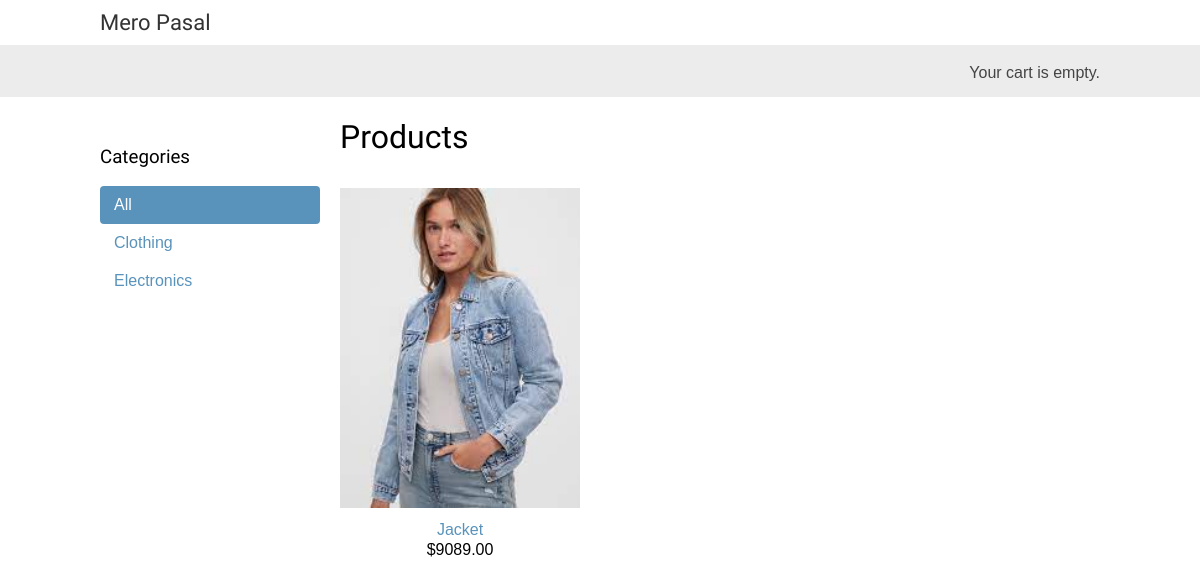
The app's page /, older data.
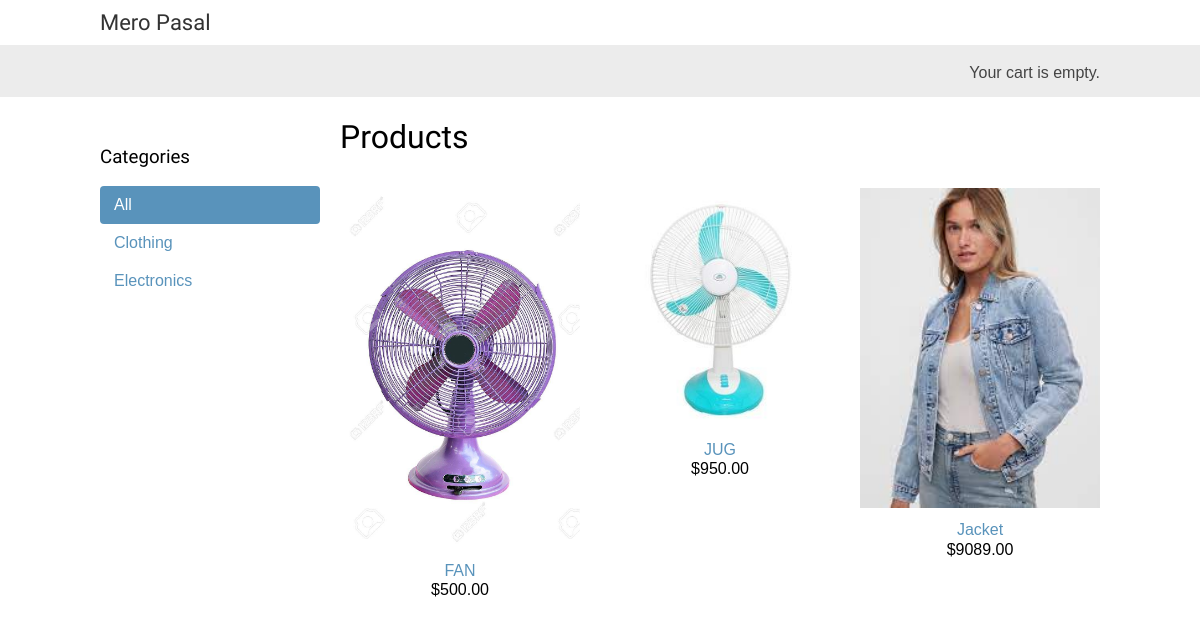
The same page, newer data.
### Product/models.py (models this page shows, shortened)
class Category(models.Model):
    name = models.CharField(max_length=50)
    slug = models.SlugField(max_length=255, unique=True)
    description = models.TextField()
    meta_keywords = models.CharField(max_length=255)
    meta_description = models.CharField(max_length=255)
    created_at = models.DateTimeField(auto_now_add=True)
    updated_at = models.DateTimeField(auto_now=True)
    is_active = models.BooleanField(default=False)
    class Meta:
        db_table = 'categories'
        verbose_name = 'category'
        ordering = ('name',)
        verbose_name_plural = 'categories'
    def get_absolute_url(self):
        return reverse('Product:product_list_by_category',
               args=[self.slug])

class Product(models.Model):
    category = models.ForeignKey(
        Category, related_name='products',  on_delete=models.CASCADE)
    name = models.CharField(max_length=50)
    slug = models.SlugField(max_length=255, db_index=True)
    brand = models.CharField(max_length=255)
    sku = models.CharField(max_length=50)
    price = models.DecimalField(max_digits=9, decimal_places=2)
    old_price = models.DecimalField(
        max_digits=9, decimal_places=2, default=0.00)
    image = models.ImageField(upload_to='')
    quantity = models.IntegerField(default=0)
    description = models.TextField()
    stock = models.IntegerField()
    meta_keywords = models.CharField(max_length=255)
    meta_description = models.CharField(max_length=255)
    is_available = models.BooleanField(default=False)
    is_bestseller = models.BooleanField(default=False)
    is_featured = models.BooleanField(default=False)
    created_at = models.DateTimeField(auto_now_add=True)
    modified_at = models.DateTimeField(auto_now=True)
    class Meta:
        db_table = 'products'
        verbose_name_plural = "Products"
        ordering = ('name',)
        index_together = (('id', 'slug'),)
    def get_absolute_url(self):
        return reverse('Product:product_detail',
                       args=[self.id, self.slug])

### Product/views.py (the view)
# urls.py: path('', views.product_list, name='product_list'),
def product_list(request, category_slug=None):
    category = None
    categories = Category.objects.all()
    products = Product.objects.filter(is_available=True)
    if category_slug:
        category = get_object_or_404(Category, slug=category_slug)
        products = products.filter(category=category)
    return render(request,
                  'list.html',
                  {'category': category,
                   'categories': categories,
                   'products': products})

### cart/cart.py (called while the page is built)
    def __len__(self):
        return sum(item['quantity'] for item in self.cart.values())

### cart/context_processors.py (called while the page is built)
def cart(request):
    return {'cart': Cart(request)}

### Product/templates/list.html (shortened to what this page needs)
{% extends 'base.html' %}
{% load static %}
{% block content %}
  <div id="sidebar">
    <h3>Categories</h3>
    <ul>
      <li {% if not category %}class="selected"{% endif %}>
        <a href="{% url 'Product:product_list' %}">All</a>
      </li>
      {% for c in categories %}
        <li {% if category.slug == c.slug %}class="selected"{% endif %}>
          <a href="{{ c.get_absolute_url }}">{{ c.name }}</a>
        </li>
      {% endfor %}
    </ul>
  </div>
  <div id="main" class="product-list">
    <h1>{% if category %}{{ category.name }}{% else %}Products{% endif %}</h1>
    {% for product in products %}
      <div class="item">
        <a href="{{ product.get_absolute_url }}">
          <img src="{% if product.image %}{{ product.image.url }}{% else %}{% static "img/no_image.png" %}{% endif %}">
        </a>
        <a href="{{ product.get_absolute_url }}">{{ product.name }}</a>
        <br>
        ${{ product.price }}
      </div>
    {% endfor %}
  </div>
{% endblock %}

### Product/templates/base.html (shortened to what this page needs)
{% load static %}
<!DOCTYPE html>
<html>
  <head>
    <link href="{% static "css/base.css" %}" rel="stylesheet">
  </head>
  <body>
    <div id="header">
      <a href="/" class="logo">Mero Pasal</a>
    </div>
    <div id="subheader">
      <div class="cart">
        {% with total_items=cart|length %}
          {% if total_items > 0 %}
            Your cart:
            <a href="{% url "cart:cart_detail" %}">
              {{ total_items }} item{{ total_items|pluralize }},
              ${{ cart.get_total_price }}
            </a>
          {% else %}
            Your cart is empty.
          {% endif %}
        {% endwith %}
      </div>
    </div>
    <div id="content">
      {% block content %}
      {% endblock %}
    </div>
  </body>
</html>

### static/css/base.css (style rules this page uses)
body { margin:0; padding:0; font-family:helvetica, sans-serif; }
h1, h2, h3, h4, h5 , h6 { font-family: 'Ubuntu', sans-serif; font-weight:normal; }
a { text-decoration:none; color:#5993bb; }
#header { padding:10px 100px; font-size:18px; overflow:auto; }
#subheader { background:#ececec; color:#444; padding:15px 100px; overflow:auto; }
#header .logo { font-family: 'Ubuntu', sans-serif; float:left; color:#333; font-size:22px; margin-right:10%; }
#subheader .cart { float:right; padding-top:4px; }
#content { padding:0 100px; overflow:hidden; }
#sidebar { width:220px; padding:30px 20px 0 0; float:left; }
#sidebar ul { margin:0; padding:0; }
#sidebar ul li { margin:0; list-style:none; padding:10px 14px; }
#sidebar ul li a { display:block; }
#sidebar ul li.selected { background:#5993bb; border-radius:4px; }
#sidebar ul li.selected a { color:#fff; }
#main { float:left; width: 96%; margin-right:-220px; overflow:hidden; }
.product-list .item { width:25%; padding:10px 20px 10px 0; float:left; text-align:center; line-height:1.2; }
.product-list .item img { width:100%; margin-bottom:8px; }

Row changes from the older to the newer data that the page shows:
added Product: image (picture), name "FAN", price "500.00"
added Product: image (picture), name "JUG", price "950.00"
